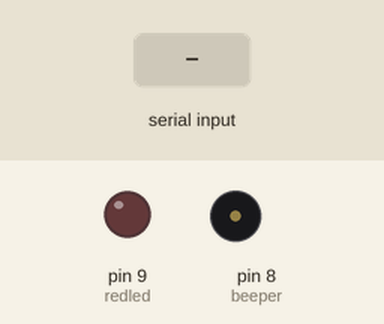
The sketch below on a simulated Arduino Uno, built with avr-gcc and run on an emulated ATmega328P. On the bench: output pins drawn as LEDs (lit = HIGH), buzzer (waves = sounding). The inputs (shaded band) are chosen by the test bench.

Above: at 1.2 s.
1.3 s: "1" received over Serial
At 2.8 s:
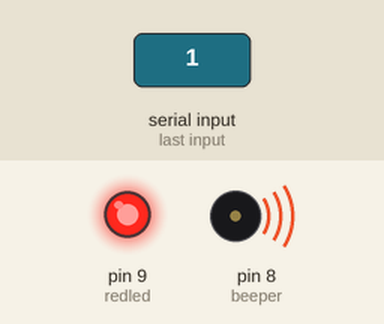
Timing chart, 0 to 4.5 s (numbered marks = the images above; inputs shaded):
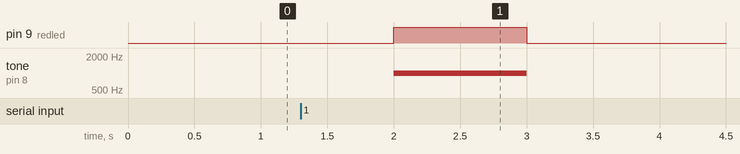

Measured:
- after the input at 1.3 s, pin 9 (redled): LOW → HIGH after 0.70 s, → LOW 1.0 s later; tone on pin 8 (beeper): silent → 1000 Hz after 0.70 s, → silent 1.0 s later

The sketch:

sketch_sep08a.ino
```cpp
int redled = 9;
int beeper = 8;

void setup() {
  pinMode(9, OUTPUT);
  Serial.begin(9600);
}

void loop() {
  // put your main code here, to run repeatedly:
  // tone(beeper,1000,500);
  String incomingString = "";

  while(Serial.available() > 0){
    incomingString += char(Serial.read());
  }

  if(incomingString == "1"){
    signalconnect();
  }else{
      analogWrite(redled, 0);
  }
    delay(1000);
}

void signalconnect() {
      analogWrite(redled, 255);
      tone(beeper, 1000);
      delay(1000);
      analogWrite(redled, 0);
      noTone(beeper);
}
```
